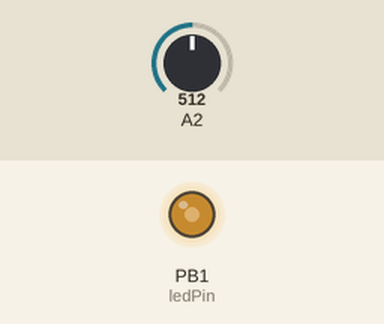
Simulated run of this sketch. Board: ATtiny85, built with avr-gcc and run on an emulated ATtiny85. On the bench: output pins drawn as LEDs (lit = HIGH). The inputs (shaded band) are chosen by the test bench; at power-on: A2 = 512.

Above: at 1.2 s.
1.3 s: A2 set to 716
At 2.3 s:
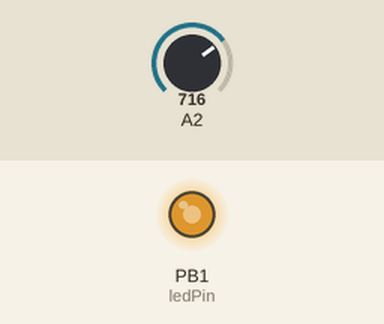
2.8 s: A2 set to 900
At 3.4 s:
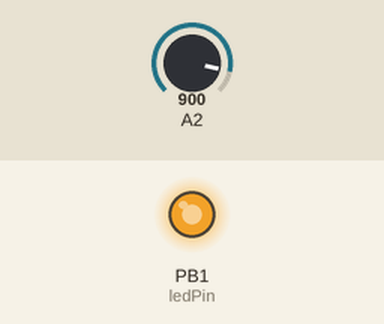
4.3 s: A2 set to 122
At 4.6 s:
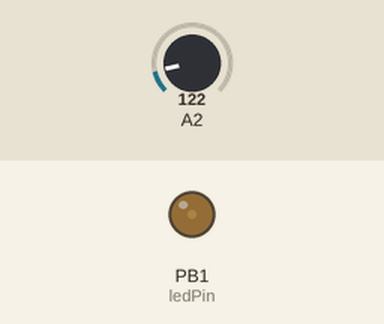
5.8 s: A2 set to 0
At 6.9 s:
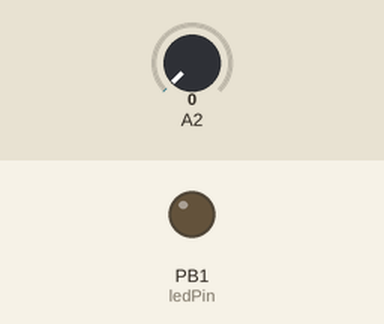
Timing chart, 0 to 8.3 s (numbered marks = the images above; inputs shaded):
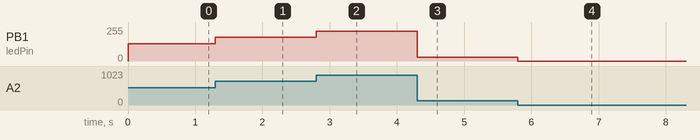

The sketch:

ATtiny_analog_PWM.ino
```cpp
// ATMEL ATTINY45 / ARDUINO
//ATtiny 85 pin out
//                 +-\/-+
// Ain0 (D 5) PB5 1|    |8 Vcc
// Ain3 (D 3) PB3 2|    |7 PB2 (D 2) Ain1
// Ain2 (D 4) PB4 3|    |6 PB1 (D 1) pwm1
//            GND 4|    |5 PB0 (D 0) pwm0
//                 +----+


  int ledPin = 1;    // LED connected to digital pin 9
  int potnPin = 2;   // Pin de lectura del potenciómetro
  int value = 0;
 void setup()  {
   pinMode(ledPin, OUTPUT);
   pinMode(potnPin, INPUT);

 }

 void loop()  {
     value = analogRead(potnPin)/4;
     analogWrite(ledPin, value);

 }
```

Measured:
- after the input at 1.3 s, PB1 (ledPin): 128/255 → 179/255 at once
- after the input at 2.8 s, PB1 (ledPin): 179/255 → 225/255 at once
- after the input at 4.3 s, PB1 (ledPin): 225/255 → 30/255 at once
- after the input at 5.8 s, PB1 (ledPin): 30/255 → 0/255 at once
